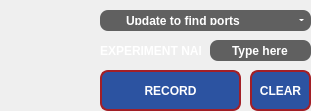
         <widget class="QFrame" name="record_config_area">
          <property name="enabled">
           <bool>true</bool>
          </property>
          <property name="geometry">
           <rect>
            <x>10</x>
            <y>370</y>
            <width>311</width>
            <height>111</height>
           </rect>
          </property>
          <property name="styleSheet">
           <string notr="true">QCheckBox{color:#FFFFFF;font:7pt&quot;DejaVu Sans&quot;;font-weight:bold;}QCheckBox::indicator{width:12px;height:12px;background-color:#606060;border-radius:3px;}QCheckBox::indicator:checked{background-color:#A21F27;}QLabel{color:#FFFFFF;font:7pt&quot;DejaVu Sans&quot;;font-weight:bold;}QLineEdit{border:#969696;background-color:#606060;border-radius:8px;color:#FFFFFF;font:7pt&quot;DejaVu Sans&quot;;font-weight:bold;}</string>
          </property>
          <widget class="QPushButton" name="record_button">
           <property name="geometry">
            <rect>
             <x>100</x>
             <y>70</y>
             <width>141</width>
             <height>41</height>
            </rect>
           </property>
           <property name="cursor">
            <cursorShape>PointingHandCursor</cursorShape>
           </property>
           <property name="styleSheet">
            <string notr="true">QPushButton{border:2px solid #A21F27;border-radius:8px;background-color:#2C53A1;color:#FFFFFF;font:13pt&quot;DejaVu Sans&quot;;font-weight:bold;}QPushButton:pressed{border:2px solid #A21F27;border-radius:8px;background-color:#A21F27;color:#FFFFFF;}QPushButton::!enabled{border:2px solid #969696;border-radius:8px;background-color:#606060;color:#FFFFFF;font:7pt&quot;Helvetica&quot;;font-weight:bold;}</string>
           </property>
           <property name="text">
            <string notr="true">RECORD</string>
           </property>
           <property name="checked">
            <bool>false</bool>
           </property>
          </widget>
          <widget class="QPushButton" name="clear_button">
           <property name="geometry">
            <rect>
             <x>250</x>
             <y>70</y>
             <width>61</width>
             <height>41</height>
            </rect>
           </property>
           <property name="cursor">
            <cursorShape>PointingHandCursor</cursorShape>
           </property>
           <property name="styleSheet">
            <string notr="true">QPushButton{border:2px solid #A21F27;border-radius:8px;background-color:#2C53A1;color:#FFFFFF;font:8pt&quot;DejaVu Sans&quot;;font-weight:bold;}QPushButton:pressed{border:2px solid #A21F27;border-radius:8px;background-color:#A21F27;color:#FFFFFF;}QPushButton::!enabled{border:2px solid #969696;border-radius:8px;background-color:#606060;color:#FFFFFF;font:7pt&quot;Helvetica&quot;;font-weight:bold;}</string>
           </property>
           <property name="text">
            <string notr="true">CLEAR</string>
           </property>
          </widget>
          <widget class="QLineEdit" name="experiment_name_lineedit">
           <property name="geometry">
            <rect>
             <x>210</x>
             <y>40</y>
             <width>101</width>
             <height>21</height>
            </rect>
           </property>
           <property name="text">
            <string notr="true">Type here</string>
           </property>
           <property name="alignment">
            <set>Qt::AlignCenter</set>
           </property>
          </widget>
          <widget class="QLabel" name="label_40">
           <property name="geometry">
            <rect>
             <x>100</x>
             <y>40</y>
             <width>101</width>
             <height>21</height>
            </rect>
           </property>
           <property name="text">
            <string notr="true">EXPERIMENT NAME</string>
           </property>
           <property name="alignment">
            <set>Qt::AlignLeading|Qt::AlignLeft|Qt::AlignVCenter</set>
           </property>
          </widget>
          <widget class="QLabel" name="logo_image_label1">
           <property name="geometry">
            <rect>
             <x>0</x>
             <y>10</y>
             <width>81</width>
             <height>101</height>
            </rect>
           </property>
           <property name="text">
            <string/>
           </property>
           <property name="pixmap">
            <pixmap>NNC_logo.png</pixmap>
           </property>
           <property name="scaledContents">
            <bool>true</bool>
           </property>
           <property name="alignment">
            <set>Qt::AlignCenter</set>
           </property>
          </widget>
          <widget class="QComboBox" name="usb_port_combobox">
           <property name="geometry">
            <rect>
             <x>120</x>
             <y>10</y>
             <width>191</width>
             <height>21</height>
            </rect>
           </property>
           <property name="cursor">
            <cursorShape>PointingHandCursor</cursorShape>
           </property>
           <property name="styleSheet">
            <string notr="true">QComboBox{color:#FFFFFF;font:7pt&quot;DejaVu Sans&quot;;font-weight:bold;background-color:#606060;border:0px;border-top-right-radius:8px;border-bottom-right-radius:8px;padding:6px}QListView{color:#FFFFFF;font:7pt&quot;DejaVu Sans&quot;;font-weight:bold;background-color:#969696;border:0px;}QListView{color:#FFFFFF;font:7pt&quot;DejaVu Sans&quot;;font-weight:bold;background-color:#606060;border:0px;border-radius:6px;}QComboBox::drop-down{width:20px;border:5px;}QComboBox::down-arrow{border-left:2px solid none;border-right:2px solid none;border-top:2px solid #FFFFFF;width:0.5px;height:0.5px;border-radius:2px;}QComboBox::down-arrow:hover{background-color:#606060;border-left:2px solid none;border-right:2px solid none;border-top:2px solid #A21F27;width:0.5px;height:1px;border-radius:2px;}QAbstractItemView{border:2px solid #969696;selection-background-color:#2C53A1;}</string>
           </property>
           <property name="currentText">
            <string notr="true">Update to find ports</string>
           </property>
           <property name="currentIndex">
            <number>0</number>
           </property>
           <item>
            <property name="text">
             <string notr="true">Update to find ports</string>
            </property>
           </item>
          </widget>
          <widget class="QPushButton" name="usb_port">
           <property name="geometry">
            <rect>
             <x>100</x>
             <y>10</y>
             <width>21</width>
             <height>21</height>
            </rect>
           </property>
           <property name="styleSheet">
            <string notr="true">QPushButton{border-top-left-radius:8px;border-bottom-left-radius:8px;background-color:#606060;}QPushButton:pressed{border:2px solid #A21F27;border-top-left-radius:8px;border-bottom-left-radius:8px;background-color:#A21F27;color:#FFFFFF;}QPushButton::!enabled{border:2px solid #969696;border-top-left-radius:8px;border-bottom-left-radius:8px;;background-color:#606060;color:#FFFFFF;font:7pt&quot;DejaVu Sans&quot;;font-weight:bold;}</string>
           </property>
           <property name="text">
            <string/>
           </property>
           <property name="icon">
            <iconset>
             <normaloff>NNC_update_button.png</normaloff>NNC_update_button.png</iconset>
           </property>
          </widget>
         </widget>
